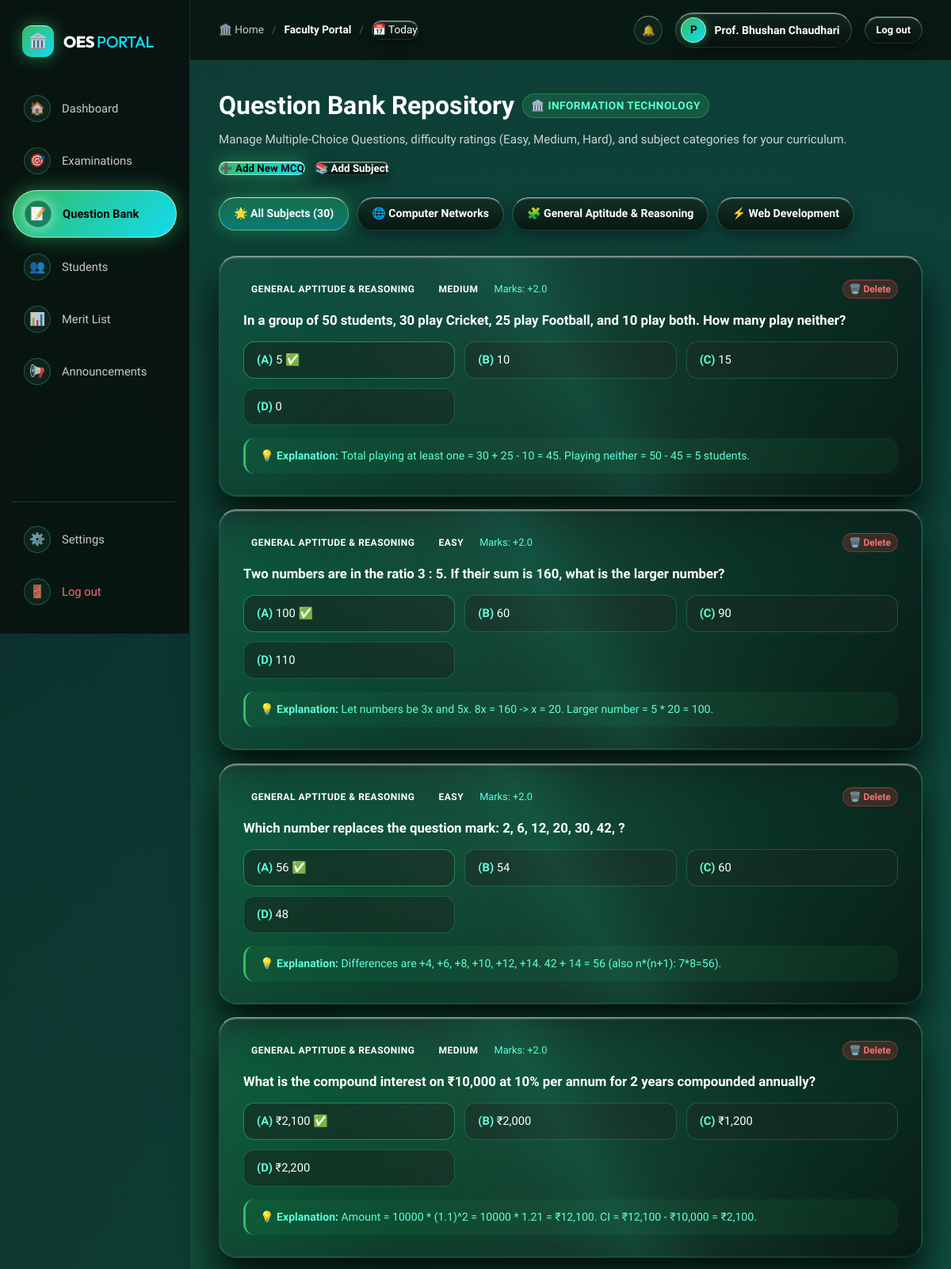
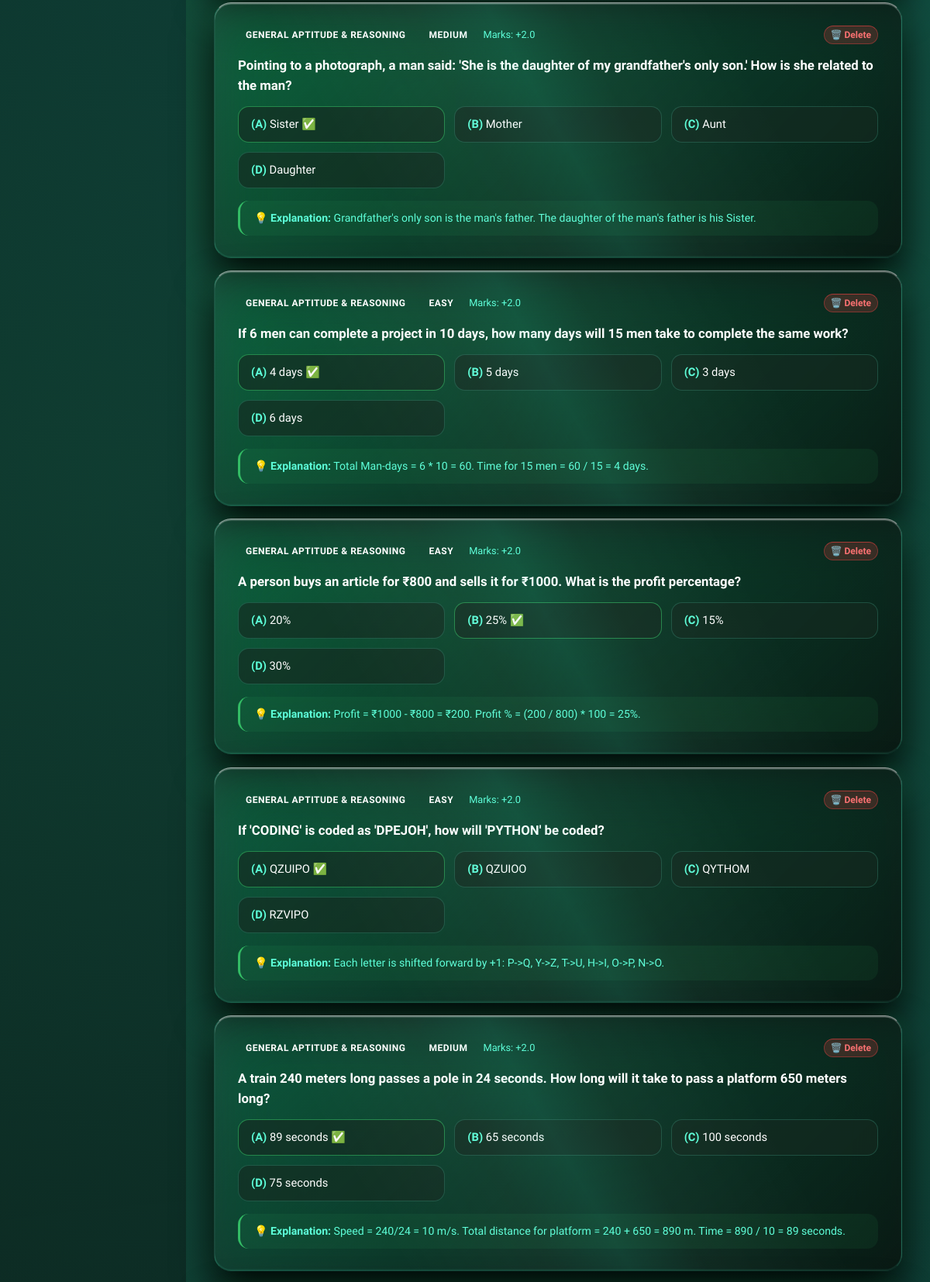
The page /admin/questions (signed in, upper part) on the database its author committed (2 pictures, top to bottom).
### models.py (models this page shows, shortened)
class User(db.Model):
    __tablename__ = "users"
    id = db.Column(db.Integer, primary_key=True)
    name = db.Column(db.String(120), nullable=False)
    roll_no = db.Column(db.String(50), unique=True, nullable=True, index=True)
    department = db.Column(db.String(100), default="Computer Science & Engineering")
    email = db.Column(db.String(120), unique=True, nullable=False, index=True)
    phone = db.Column(db.String(20), nullable=True)
    password_hash = db.Column(db.String(256), nullable=False)
    role = db.Column(db.String(20), default="student")  # 'student' or 'admin'
    is_active = db.Column(db.Boolean, default=True)
    custom_note = db.Column(db.Text, default="Going to the evaluation hall and planning official exams for the semester ahead 🏀")
    note_status = db.Column(db.String(50), default="I'm going")
    note_updated_at = db.Column(db.DateTime, default=datetime.utcnow)
    created_at = db.Column(db.DateTime, default=datetime.utcnow)
    attempts = db.relationship("Attempt", backref="student", lazy="dynamic", cascade="all, delete-orphan")
    @property
    def is_authenticated(self):
        return True
    @property
    def is_admin(self):
        return self.role in ["admin", "superadmin"]
    @property
    def is_superadmin(self):
        return self.role == "superadmin"

class Subject(db.Model):
    __tablename__ = "subjects"
    id = db.Column(db.Integer, primary_key=True)
    name = db.Column(db.String(100), nullable=False)
    code = db.Column(db.String(20), unique=True, nullable=False, index=True)
    department = db.Column(db.String(100), default="Computer Science & Engineering")
    description = db.Column(db.Text, nullable=True)
    icon = db.Column(db.String(50), default="📚")
    created_at = db.Column(db.DateTime, default=datetime.utcnow)
    questions = db.relationship("Question", backref="subject", lazy="dynamic", cascade="all, delete-orphan")
    exams = db.relationship("Exam", backref="subject", lazy="dynamic", cascade="all, delete-orphan")

class Question(db.Model):
    __tablename__ = "questions"
    id = db.Column(db.Integer, primary_key=True)
    subject_id = db.Column(db.Integer, db.ForeignKey("subjects.id", ondelete="CASCADE"), nullable=False)
    question_text = db.Column(db.Text, nullable=False)
    option_a = db.Column(db.String(500), nullable=False)
    option_b = db.Column(db.String(500), nullable=False)
    option_c = db.Column(db.String(500), nullable=False)
    option_d = db.Column(db.String(500), nullable=False)
    correct_option = db.Column(db.String(5), nullable=False)  # 'A', 'B', 'C', 'D'
    difficulty = db.Column(db.String(20), default="Medium")   # 'Easy', 'Medium', 'Hard'
    explanation = db.Column(db.Text, nullable=True)
    marks = db.Column(db.Float, default=1.0)
    created_at = db.Column(db.DateTime, default=datetime.utcnow)
    exams = db.relationship("Exam", secondary=exam_questions, back_populates="questions")

### routes/admin.py (the view)
@admin_bp.route("/questions")
def questions():
    if current_user.is_superadmin:
        flash("Question Bank is managed directly by Department Faculty HODs.", "info")
        return redirect(url_for("admin.departments"))
    admin_dept = current_user.department
    subject_id = request.args.get("subject_id", type=int)
    difficulty = request.args.get("difficulty", "").strip()
    search = request.args.get("q", "").strip()
    subjects = Subject.query.filter(
        (Subject.department == admin_dept) | (Subject.department == "All Departments")
    ).order_by(Subject.name).all()
    valid_subject_ids = [s.id for s in subjects]
    query = Question.query.filter(Question.subject_id.in_(valid_subject_ids))
    if subject_id and subject_id in valid_subject_ids:
        query = query.filter_by(subject_id=subject_id)
    if difficulty:
        query = query.filter_by(difficulty=difficulty)
    if search:
        query = query.filter(Question.question_text.ilike(f"%{search}%"))
    question_list = query.order_by(Question.created_at.desc()).all()
    return render_template(
        "admin/questions.html",
        questions=question_list,
        subjects=subjects,
        selected_subject_id=subject_id,
        selected_difficulty=difficulty,
        search_query=search,
        admin_department=admin_dept
    )

### routes/admin.py (called while the page is built)
@admin_bp.before_request
@login_required
def require_admin():
    if not current_user.is_admin:
        flash("Access denied: Faculty or Administrator privileges required.", "danger")
        return redirect(url_for("student.dashboard"))

### templates/admin/questions.html (shortened to what this page needs)
{% extends "base.html" %}
{% block content %}
<div class="container">
  <div style="display: flex; align-items: center; justify-content: space-between; margin-bottom: 24px; flex-wrap: wrap; gap: 16px;">
    <div>
      <div style="display: flex; align-items: center; gap: 10px; margin-bottom: 6px;">
        <h1 style="font-size: 2rem; margin: 0;" data-flip-text="Question Bank Repository">Question Bank Repository</h1>
        {% if admin_department %}
          <span class="badge" style="background: rgba(51, 188, 101, 0.2); color: #5DFFD9; border: 1px solid rgba(51, 188, 101, 0.45); font-size: 0.85rem; padding: 4px 10px; font-weight: 800;">
            🏛️ {{ admin_department }}
          </span>
        {% endif %}
      </div>
      <p style="color: var(--text-muted); font-size: 0.95rem; margin: 0;">
        Manage Multiple-Choice Questions, difficulty ratings (Easy, Medium, Hard), and subject categories for your curriculum.
      </p>
    </div>
    <div style="display: flex; gap: 12px; flex-wrap: wrap;">
      <button type="button" class="btn btn-primary" onclick="document.getElementById('add-question-modal').style.display = 'flex';">
        ➕ Add New MCQ
      </button>
      <button type="button" class="btn btn-secondary" onclick="document.getElementById('add-subject-modal').style.display = 'flex';">
        📚 Add Subject
      </button>
    </div>
  </div>
  <div class="filter-chips-bar" style="margin-bottom: 28px; position: relative; z-index: 20; padding: 4px 0;">
    <div class="filter-chips-group" style="gap: 10px; flex-wrap: wrap;">
      <a href="{{ url_for('admin.questions') }}" class="filter-chip {% if not selected_subject_id %}active{% endif %}" style="border-radius: var(--radius-pill); padding: 9px 18px; font-weight: 700; font-size: 0.88rem;">
        🌟 All Subjects ({{ questions|length }})
      </a>
      {% for s in subjects %}
        <a href="{{ url_for('admin.questions', subject_id=s.id) }}" class="filter-chip {% if selected_subject_id == s.id %}active{% endif %}" style="border-radius: var(--radius-pill); padding: 9px 18px; font-weight: 600; font-size: 0.88rem;">
          {{ s.icon }} {{ s.name }}
        </a>
      {% endfor %}
    </div>
  </div>
  <div style="display: flex; flex-direction: column; gap: 16px;">
    {% for q in questions %}
      <div class="glass-card" style="padding: 20px 24px;">
        <div style="display: flex; justify-content: space-between; align-items: flex-start; margin-bottom: 12px; flex-wrap: wrap; gap: 10px;">
          <div style="display: flex; gap: 10px; align-items: center;">
            <span class="badge badge-medium">{{ q.subject.name if q.subject else 'General' }}</span>
            <span class="badge {% if q.difficulty == 'Easy' %}badge-easy{% elif q.difficulty == 'Hard' %}badge-hard{% else %}badge-medium{% endif %}">
              {{ q.difficulty }}
            </span>
            <span style="font-size: 0.8rem; color: var(--text-dim);">Marks: +{{ q.marks }}</span>
          </div>
          <form method="POST" action="{{ url_for('admin.delete_question', question_id=q.id) }}" onsubmit="return confirm('Delete this question?');">
            <button type="submit" class="btn btn-danger btn-sm" style="padding: 4px 8px; font-size: 0.75rem;">🗑️ Delete</button>
          </form>
        </div>
        <div style="font-size: 1.05rem; font-weight: 600; color: #ffffff; margin-bottom: 14px;">
          {{ q.question_text }}
        </div>
        <div style="display: grid; grid-template-columns: repeat(auto-fit, minmax(240px, 1fr)); gap: 12px; margin-bottom: 16px;">
          <div style="padding: 12px 16px; border-radius: var(--radius-sm); background: rgba(20, 42, 33, 0.65); border: 1px solid {% if q.correct_option == 'A' %}rgba(51, 188, 101, 0.6){% else %}rgba(93, 255, 217, 0.18){% endif %}; font-size: 0.92rem; line-height: 1.45; text-align: left;">
            <strong style="color: #5DFFD9;">(A)</strong> {{ q.option_a }} {% if q.correct_option == 'A' %}✅{% endif %}
          </div>
          <div style="padding: 12px 16px; border-radius: var(--radius-sm); background: rgba(20, 42, 33, 0.65); border: 1px solid {% if q.correct_option == 'B' %}rgba(51, 188, 101, 0.6){% else %}rgba(93, 255, 217, 0.18){% endif %}; font-size: 0.92rem; line-height: 1.45; text-align: left;">
            <strong style="color: #5DFFD9;">(B)</strong> {{ q.option_b }} {% if q.correct_option == 'B' %}✅{% endif %}
          </div>
          <div style="padding: 12px 16px; border-radius: var(--radius-sm); background: rgba(20, 42, 33, 0.65); border: 1px solid {% if q.correct_option == 'C' %}rgba(51, 188, 101, 0.6){% else %}rgba(93, 255, 217, 0.18){% endif %}; font-size: 0.92rem; line-height: 1.45; text-align: left;">
            <strong style="color: #5DFFD9;">(C)</strong> {{ q.option_c }} {% if q.correct_option == 'C' %}✅{% endif %}
          </div>
          <div style="padding: 12px 16px; border-radius: var(--radius-sm); background: rgba(20, 42, 33, 0.65); border: 1px solid {% if q.correct_option == 'D' %}rgba(51, 188, 101, 0.6){% else %}rgba(93, 255, 217, 0.18){% endif %}; font-size: 0.92rem; line-height: 1.45; text-align: left;">
            <strong style="color: #5DFFD9;">(D)</strong> {{ q.option_d }} {% if q.correct_option == 'D' %}✅{% endif %}
          </div>
        </div>
        {% if q.explanation %}
          <div style="font-size: 0.88rem; color: #5DFFD9; background: rgba(51, 188, 101, 0.08); padding: 12px 18px; border-radius: var(--radius-sm); border-left: 3px solid #33BC65; line-height: 1.5; text-align: left;">
            💡 <strong>Explanation:</strong> {{ q.explanation }}
          </div>
        {% endif %}
      </div>
    {% else %}
      <div class="glass-card" style="text-align: center; padding: 48px;">
        <p style="color: var(--text-dim); font-size: 1.1rem;">No questions found for the selected subject.</p>
      </div>
    {% endfor %}
  </div>
</div>
{% endblock %}

### templates/base.html (shortened to what this page needs)
<!DOCTYPE html>
<html lang="en">
<head>
  <link rel="stylesheet" href="{{ url_for('static', filename='css/styles.css') }}">
</head>
<body>
  <canvas id="webgl-canvas"></canvas>
  <div class="app-shell">
    {% if current_user.is_authenticated %}
      <aside class="app-sidebar">
        <div>
          <a href="{{ url_for('main.index') }}" class="sidebar-brand">
            <div class="brand-icon-logo">🏛️</div>
            <div class="brand-title">OES <span>PORTAL</span></div>
          </a>
          <ul class="sidebar-nav">
            {% if current_user.is_admin %}
              <li>
                <a href="{{ url_for('admin.dashboard') }}" class="sidebar-link {% if request.endpoint == 'admin.dashboard' %}active{% endif %}">
                  <div class="nav-icon-pill">🏠</div>
                  <span>Dashboard</span>
                </a>
              </li>
              <li>
                <a href="{{ url_for('admin.exams') }}" class="sidebar-link {% if request.endpoint == 'admin.exams' %}active{% endif %}">
                  <div class="nav-icon-pill">🎯</div>
                  <span>Examinations</span>
                </a>
              </li>
              {% if not current_user.is_superadmin %}
                <li>
                  <a href="{{ url_for('admin.questions') }}" class="sidebar-link {% if request.endpoint == 'admin.questions' %}active{% endif %}">
                    <div class="nav-icon-pill">📝</div>
                    <span>Question Bank</span>
                  </a>
                </li>
              {% endif %}
              <li>
                <a href="{{ url_for('admin.students') }}" class="sidebar-link {% if request.endpoint == 'admin.students' %}active{% endif %}">
                  <div class="nav-icon-pill">👥</div>
                  <span>Students</span>
                </a>
              </li>
              <li>
                <a href="{{ url_for('admin.results') }}" class="sidebar-link {% if request.endpoint == 'admin.results' %}active{% endif %}">
                  <div class="nav-icon-pill">📊</div>
                  <span>Merit List</span>
                </a>
              </li>
              <li>
                <a href="{{ url_for('admin.announcements') }}" class="sidebar-link {% if request.endpoint == 'admin.announcements' %}active{% endif %}">
                  <div class="nav-icon-pill">📢</div>
                  <span style="flex: 1;">Announcements</span>
                </a>
              </li>
            {% endif %}
          </ul>
        </div>
        <div class="sidebar-footer">
          <a href="{{ url_for('auth.profile') }}" class="sidebar-link">
            <div class="nav-icon-pill">⚙️</div>
            <span>Settings</span>
          </a>
          <a href="{{ url_for('auth.logout') }}" class="sidebar-link" style="color: #f87171;">
            <div class="nav-icon-pill" style="color: #f87171;">🚪</div>
            <span>Log out</span>
          </a>
        </div>
      </aside>
    {% endif %}
    <div class="app-main">
      <header class="app-topbar">
        <div class="breadcrumb-box">
          <a href="{{ url_for('main.index') }}">🏛️ Home</a>
          <span class="separator">/</span>
          {% if current_user.is_authenticated %}
            <span class="current">{% if current_user.is_admin %}Faculty Portal{% else %}Dashboard{% endif %}</span>
          {% else %}
            <span class="current">Examination Portal</span>
          {% endif %}
          <span class="separator">/</span>
          <div class="date-pill">
            <span>📅 Today</span>
          </div>
        </div>
        <div class="topbar-right">
          {% if current_user.is_authenticated %}
            <div class="notification-wrapper" style="position: relative;">
              <button type="button" class="btn-icon-round notification-bell-btn" onclick="toggleNotificationDropdown()" title="Notifications & Announcements">
                <span>🔔</span>
              </button>
            </div>
            <div class="user-avatar-group">
              <div class="avatar-circle">{{ current_user.name[:1] }}</div>
              <span class="user-avatar-name">{{ current_user.name }}</span>
            </div>
            <a href="{{ url_for('auth.logout') }}" class="btn btn-secondary btn-sm">Log out</a>
          {% else %}
            <a href="{{ url_for('auth.login') }}" class="btn btn-secondary btn-sm">Sign In</a>
            <a href="{{ url_for('auth.register') }}" class="btn btn-primary btn-sm">Create Account</a>
          {% endif %}
        </div>
      </header>
      <main class="viewport-content">
        {% block content %}{% endblock %}
      </main>
    </div>
  </div>
</body>
</html>

### rows shown on the page
User: name "P", name "Prof. Bhushan Chaudhari", department "INFORMATION TECHNOLOGY"
Subject: icon "🌐", name "Computer Networks"
Subject: icon "🧩", name "General Aptitude & Reasoning"
Subject: icon "⚡", name "Web Development"
Question: subject "GENERAL APTITUDE & REASONING", difficulty "MEDIUM", marks "2.0", question_text "In a group of 50 students, 30 play Cricket, 25 play Football, and 10 play both. How many play neither?", option_a "5", option_b "10", option_c "15", option_d "0", explanation "Total playing at least one = 30 + 25 - 10 = 45. Playing neither = 50 - 45 = 5 students."
Question: subject "GENERAL APTITUDE & REASONING", difficulty "EASY", marks "2.0", question_text "Two numbers are in the ratio 3 : 5. If their sum is 160, what is the larger number?", option_a "100", option_b "60", option_c "90", option_d "110", explanation "Let numbers be 3x and 5x. 8x = 160 -> x = 20. Larger number = 5 * 20 = 100."
Question: subject "GENERAL APTITUDE & REASONING", difficulty "EASY", marks "2.0", question_text "Which number replaces the question mark: 2, 6, 12, 20, 30, 42, ?", option_a "56", option_b "54", option_c "60", option_d "48", explanation "Differences are +4, +6, +8, +10, +12, +14. 42 + 14 = 56 (also n*(n+1): 7*8=56)."
Question: subject "GENERAL APTITUDE & REASONING", difficulty "MEDIUM", marks "2.0", question_text "What is the compound interest on ₹10,000 at 10% per annum for 2 years compounded annually?", option_a "₹2,100", option_b "₹2,000", option_c "₹1,200", option_d "₹2,200", explanation "Amount = 10000 * (1.1)^2 = 10000 * 1.21 = ₹12,100. CI = ₹12,100 - ₹10,000 = ₹2,100."
Question: subject "GENERAL APTITUDE & REASONING", difficulty "MEDIUM", marks "2.0", question_text "Pointing to a photograph, a man said: 'She is the daughter of my grandfather's only son.' How is she related to the man?", option_a "Sister", option_b "Mother", option_c "Aunt", option_d "Daughter", explanation "Grandfather's only son is the man's father. The daughter of the man's father is his Sister."
Question: subject "GENERAL APTITUDE & REASONING", difficulty "EASY", marks "2.0", question_text "If 6 men can complete a project in 10 days, how many days will 15 men take to complete the same work?", option_a "4 days", option_b "5 days", option_c "3 days", option_d "6 days", explanation "Total Man-days = 6 * 10 = 60. Time for 15 men = 60 / 15 = 4 days."
Question: subject "GENERAL APTITUDE & REASONING", difficulty "EASY", marks "2.0", question_text "A person buys an article for ₹800 and sells it for ₹1000. What is the profit percentage?", option_a "20%", option_b "25%", option_c "15%", option_d "30%", explanation "Profit = ₹1000 - ₹800 = ₹200. Profit % = (200 / 800) * 100 = 25%."
Question: subject "GENERAL APTITUDE & REASONING", difficulty "EASY", marks "2.0", question_text "If 'CODING' is coded as 'DPEJOH', how will 'PYTHON' be coded?", option_a "QZUIPO", option_b "QZUIOO", option_c "QYTHOM", option_d "RZVIPO", explanation "Each letter is shifted forward by +1: P->Q, Y->Z, T->U, H->I, O->P, N->O."
Question: subject "GENERAL APTITUDE & REASONING", difficulty "MEDIUM", marks "2.0", question_text "A train 240 meters long passes a pole in 24 seconds. How long will it take to pass a platform 650 meters long?", option_a "89 seconds", option_b "65 seconds", option_c "100 seconds", option_d "75 seconds", explanation "Speed = 240/24 = 10 m/s. Total distance for platform = 240 + 650 = 890 m. Time = 890 / 10 = 89 seconds."

### other values the page prints
{{ questions|length }} "30"
